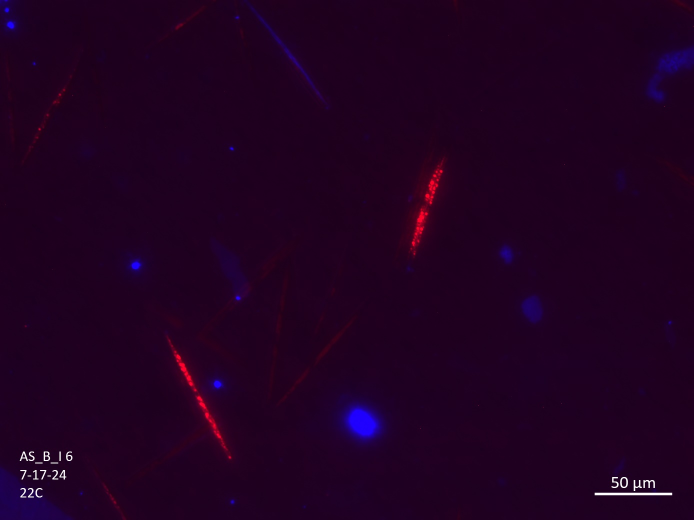
#> input picture data/test_images/AS_B_I_22_6-20240717.jpg, 1388 x 1040 px, found by its file name (shown at 1/2 size)
$ python test_gmm.py
#> lines starting #> are read from the running program, lines starting #| are printed output that depends on the picture; after the words box and inside, x2 and y2 are one past the last pixel; in counts of white or black regions, pixels touching at a corner belong together; long printed decimals are rounded
# Gaussian Mixed Modal Automated Image Analysis

'''

'''

# Import libraries
import cv2
import numpy as np
import matplotlib.pyplot as plt
import pandas as pd
from skimage.measure import label, regionprops
import random
import glob
import os
from sklearn.cluster import KMeans
from PIL import Image as im
from sklearn.mixture import GaussianMixture

# Set seed for K-means clustering reproducibility
random.seed(10)


#-----------------------------------------------------------------


# Define Functions

def remove_large_background(array,window_size,step_size,max_mean):
    '''
    Scans across an image and removes large pixel blobs i.e. blocks where almost all pixels are filled in.
    Parameters:
    array: input 2d array of pixels
    window_size: size of box used when calculating proportion of filled pixels.  Should be larger than desired cell width.
    step_size: movement distance between one window and the next
    max_mean: mean that pixels in a window must reach for them to be removed.
    '''
    clean_array=np.copy(array)
    for i in range(0,len(array)-window_size,step_size):
        for j in range(0,len(array[i])-window_size,step_size):
            subset=array[i:i+window_size,j:j+window_size]
            if subset.mean()>max_mean:
                clean_array[max(i-step_size,0):min(i+window_size+step_size,len(array)-1),max(j-window_size,0):min(j+window_size+step_size,len(array[i]))]=0 #replace pixels of region passing max_mean threshold with 0
    return clean_array

def make_custom_grayscale(red_channel,blue_channel):
    '''
    Convert red and blue channels to a single grayscale array by taking the max at each coordinate.
    Parameters:
    red_channel: 2d np array of red pixel values
    blue_channel: 2d np array of blue pixel values
    '''
    custom_gray=[]
    for i,row in enumerate(red_channel):
        custom_gray.append([])
        for j,col in enumerate(row):
            if red_channel[i,j]>blue_channel[i,j]:
                custom_gray[-1].append(red_channel[i,j]*255)
            else:
                custom_gray[-1].append(blue_channel[i,j]*255)
    custom_gray=np.array(custom_gray).astype(np.uint8)
    return custom_gray

# K-means approach as a function
def GMM_process_image(image_path):
    # 1. Read image and convert to RGB
    image = cv2.imread(image_path)
#> image is the input picture: shape (1040, 1388, 3); mean B, G, R 33.3, 0.6, 32.2
    image_rgb = cv2.cvtColor(image, cv2.COLOR_BGR2RGB)
        # Split into RGB channels for thresholding
    red_channel = image_rgb[:, :, 0]
    blue_channel = image_rgb[:, :, 2]
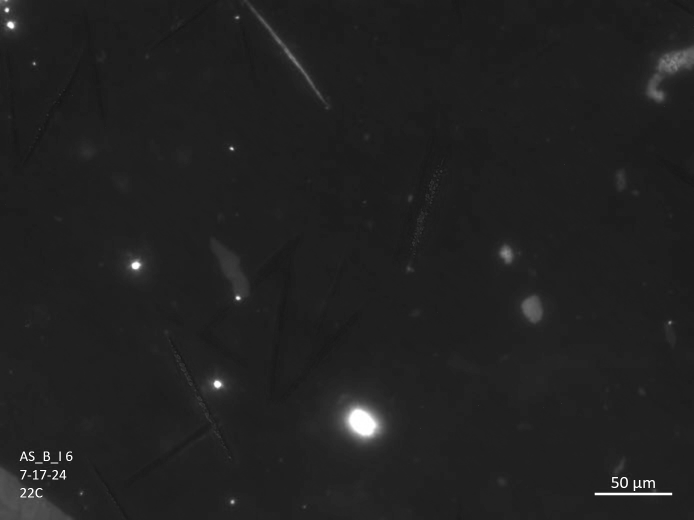
#> blue_channel: shape (1040, 1388) (shown at 1/2 size); min 16, max 255, mean 33.3

    # 2. Define thresholds for red and blue channels based on percentiles
    #     # try: r-92,b-95
    # red_threshold = np.percentile(red_channel, 85)
    # blue_threshold = np.percentile(blue_channel, 95)

    #     # Create binary masks for each color channel
    #         # CHANGED from red/blue_threshold
    # _, red_mask = cv2.threshold(red_channel, red_threshold, 255, cv2.THRESH_BINARY)
    # _, blue_mask = cv2.threshold(blue_channel, blue_threshold, 255, cv2.THRESH_BINARY)
    #     # Combine the red and blue masks
    # combined_mask = cv2.bitwise_or(red_mask, blue_mask)

    #---------------------NEW
    # Normalize red and blue channels
    red_normalized = red_channel / (np.max(red_channel) + 1e-6)
    blue_normalized = blue_channel / (np.max(blue_channel) + 1e-6)

    # Define combined mask based on adaptive thresholds
    red_threshold = np.percentile(red_normalized, 98)
#> red_threshold = 0.176
    blue_threshold = np.percentile(blue_normalized, 98)
#> blue_threshold = 0.243

    _, red_mask = cv2.threshold((red_normalized * 255).astype(np.uint8), red_threshold * 255, 255, cv2.THRESH_BINARY)
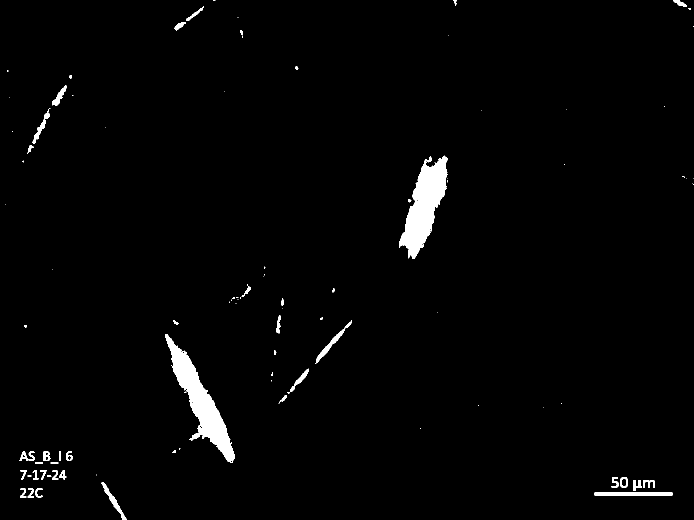
#> red_mask: shape (1040, 1388) (shown at 1/2 size); 1.9% white; 97 white regions (52 under 20 px), largest, box (x1, y1, x2, y2) and area: (330, 668, 470, 926) 9768, (798, 311, 895, 518) 9625, (1189, 985, 1345, 991) 936
    _, blue_mask = cv2.threshold((blue_normalized * 255).astype(np.uint8), blue_threshold * 255, 255, cv2.THRESH_BINARY)
#> blue_mask: shape (1040, 1388); 2% white; 63 white regions (27 under 20 px), largest, box (x1, y1, x2, y2) and area: (0, 936, 143, 1040) 7573, (672, 798, 774, 891) 6956, (1295, 93, 1388, 203) 3922

    # Combine the masks
    combined_mask = cv2.bitwise_or(red_mask, blue_mask)
#> combined_mask: shape (1040, 1388); 3.6% white; 116 white regions (57 under 20 px), largest, box (x1, y1, x2, y2) and area: (330, 668, 470, 926) 9768, (798, 311, 895, 518) 9625, (0, 936, 143, 1040) 7576
    #---------------------
        # Apply the mask to isolate high-intensity pixels in the image
    thresholded_image = cv2.bitwise_and(image_rgb, image_rgb, mask=combined_mask)
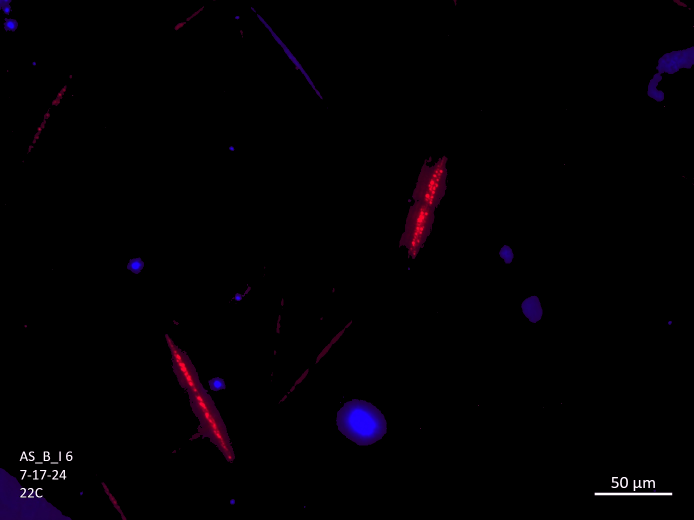
#> thresholded_image: shape (1040, 1388, 3) (shown at 1/2 size); mean R, G, B 2.3, 0.5, 2.8

    # 3. Perform K-means clustering
        # Flatten the masked pixels (ignore dark background)
    masked_pixels = thresholded_image[combined_mask > 0]
    pixels = masked_pixels.reshape((-1, 3)).astype(np.float32)
        # Define K-means criteria and number of clusters
    k = 4  # Number of clusters
    # criteria = (cv2.TERM_CRITERIA_EPS + cv2.TERM_CRITERIA_MAX_ITER, 100, 0.2)
    #     # Perform K-means clustering--cv2
    # # _, labels, centers = cv2.kmeans(pixels, k, None, criteria, 10, cv2.KMEANS_RANDOM_CENTERS)
    #     # preform K-means clustering--scikit
    # kmeans = KMeans(n_clusters=k, n_init=10, random_state=42).fit(pixels)
    #     # Convert centers to uint8 for display
    # centers = np.uint8(kmeans.cluster_centers_)
    #     # Reconstruct segmented data using labels
    # labels = kmeans.labels_
    # segmented_data = centers[labels.flatten()]

    #---------------------NEW
    # Perform GMM clustering
    gmm = GaussianMixture(n_components=k, random_state=42).fit(pixels)
    labels = gmm.predict(pixels)

    # Convert cluster centers to uint8 for reconstruction
    centers = np.uint8(gmm.means_)
#> centers = [[31, 0, 103], [248, 243, 249], [61, 0, 31], [158, 25, 59]]
    segmented_data = centers[labels]
    #---------------------

    # Create an empty array to store the full-sized segmented image
    segmented_image = np.zeros_like(image_rgb)
        # Fill in only the high-intensity pixels in the original mask
    segmented_image[combined_mask > 0] = segmented_data
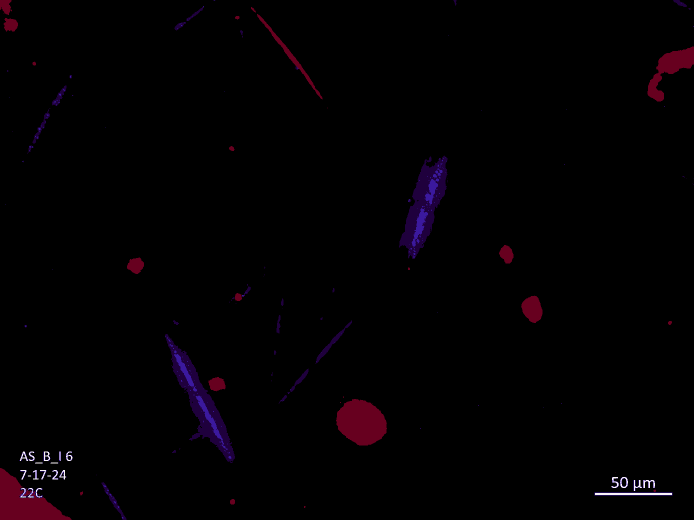
#> segmented_image: shape (1040, 1388, 3) (shown at 1/2 size); mean of channels 0, 1, 2 2.3, 0.5, 2.8; drawn as B, G, R


    # 4. Subset mask by keeping only the clusters corresponding to red and blue
        # Automate cluster characterization based on RBG values
            # instantiate cluster values
    bg_cluster = -1
    red_cluster = -1
    blue_cluster = -1
    lab_cluster = -1
        # instantiate list of color values outside loop
    max_g_val = -1
    max_r_val = -1
    max_b_val = -1
        # 4.1: Identify labels cluster
            # iterate over centers (RGB values)
    for idx, cntr in enumerate(centers):
        print(idx, cntr)
            # set green value
        g_val = cntr[1]
            # compare to max green value
        if g_val > max_g_val:
                # update max green value
            max_g_val = g_val
                # set max green value to background cluster
            lab_cluster = idx
#> this loop made 4 passes
#> (cntr, g_val, max_g_val, lab_cluster) on passes 1 to 2: ([31, 0, 103], 0, 0, 0), ([248, 243, 249], 243, 243, 1)
#> (cntr, g_val) on passes 3 to 4: ([61, 0, 31], 0), ([158, 25, 59], 25)
#| 0 [ 31   0 103]
#| 1 [248 243 249]
#| 2 [61  0 31]
#| 3 [158  25  59]
#> after the loop, lab_cluster = 1; max_g_val = 243
        # identify red cluster
    for idx, cntr in enumerate(centers):
            # exclude cluster previously identified as bg
        if idx != lab_cluster:
            # set red value
            r_val = cntr[0]
            # compare to max red value
            if r_val > max_r_val:
                max_r_val = r_val
                red_cluster = idx
#> this loop made 4 passes
#> (cntr, r_val, max_r_val) on passes 1, 3, 4: ([31, 0, 103], 31, 31), ([61, 0, 31], 61, 61), ([158, 25, 59], 158, 158)
#> after the loop, max_r_val = 158; red_cluster = 3
        # 4.3: Identify BLUE cluster
    for idx, cntr in enumerate(centers):
            # exclude clusters previously identified as bg & red
        if idx != lab_cluster and idx != red_cluster:
            # set red value
            b_val = cntr[2]
            # compare to max red value
            if b_val > max_b_val:
                max_b_val = b_val
                blue_cluster = idx
#> this loop made 4 passes
#> (cntr, b_val, max_b_val, blue_cluster) on pass 1: ([31, 0, 103], 103, 103, 0)
#> (cntr, b_val) on pass 3: ([61, 0, 31], 31)
#> after the loop, blue_cluster = 0; max_b_val = 103
        # 4.2: Identify bg cluster
    for idx, cntr in enumerate(centers):
            # exclude cluster previously identified as bg
        if idx != lab_cluster and idx != red_cluster and idx != blue_cluster:
            bg_cluster = idx
#> this loop made 4 passes
#> (cntr, bg_cluster) on pass 3: ([61, 0, 31], 2)
    print("Background cluster is", bg_cluster)
#| Background cluster is 2
    print("Labeled cluster is", lab_cluster)
#| Labeled cluster is 1
    print("Red cluster is", red_cluster)
#| Red cluster is 3
    print("Blue cluster is", blue_cluster)
#| Blue cluster is 0
        # Reshape labels to match combined_mask shape
    labels_reshaped = np.zeros(combined_mask.shape, dtype=int)
    labels_reshaped[combined_mask > 0] = labels.flatten()
#> labels_reshaped: shape (1040, 1388) int64; 4 distinct labels, from 0 to 3
        # Create a mask that includes only the red and blue clusters
    foreground_mask = np.isin(labels_reshaped, [red_cluster, blue_cluster])
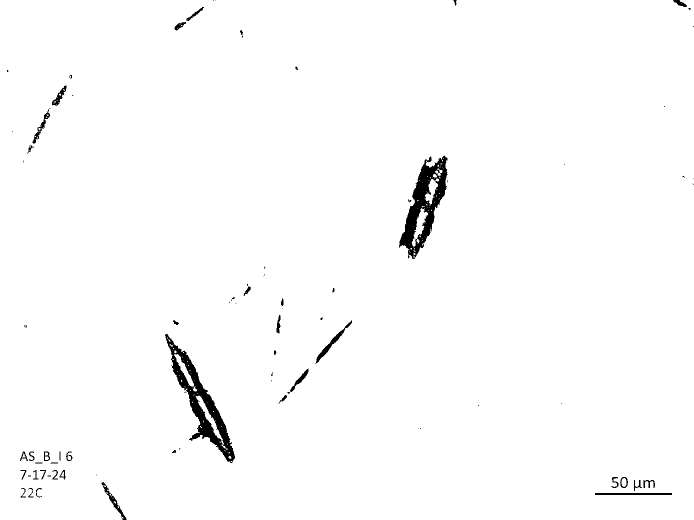
#> foreground_mask: shape (1040, 1388) bool (shown at 1/2 size); 98.5% white; 85 black regions (41 under 20 px), largest, box (x1, y1, x2, y2) and area: (330, 668, 470, 926) 7925, (798, 311, 895, 518) 7740, (631, 641, 704, 728) 761
    bg_mask = np.isin(labels_reshaped, [bg_cluster, lab_cluster])
        # Initialize the foreground image with black background
    foreground_final = np.zeros_like(image_rgb)
    bground_final = np.zeros_like(image_rgb)
        # Apply the mask to keep only the red and blue clusters
    foreground_final[foreground_mask] = image_rgb[foreground_mask]
    bground_final[bg_mask] = image_rgb[bg_mask]

    # 5. Perform Canny edge detection on the final foreground
        # foreground_final or custom_gray
    edges = cv2.Canny(foreground_final, 100, 200, apertureSize=3, L2gradient=False)
#> edges: shape (1040, 1388); 0.56% white in thin lines or dots

    # 6. Find contours and filter by area
    contours, _ = cv2.findContours(edges, cv2.RETR_EXTERNAL, cv2.CHAIN_APPROX_SIMPLE)
#> contours = 316 contours, 269 with area under 20; largest, box (x1, y1, x2, y2) and area: (1188, 984, 1346, 992) 1097, (391, 791, 451, 898) 920, (348, 708, 388, 773) 664, (850, 358, 876, 409) 596, (373, 13, 408, 43) 202

        # Set minimum & maximum cell area threshold
    min_area = 500
    max_area = 20000

    # Set aspect ratio thresholds (adjust based on cell shapes in your images)
    min_aspect_ratio = 2.0  # Minimum ratio for pencil-shaped cells
    max_aspect_ratio = 40.0  # Maximum ratio for pencil-shaped cells

    cell_contours = []
    # [11 lines of commented-out code are left out]
    for cnt in contours:
        area = cv2.contourArea(cnt)
        if min_area < area < max_area:
            # Get rotated bounding box
            rect = cv2.minAreaRect(cnt)
            box = cv2.boxPoints(rect)
            box = np.int0(box)
            # Calculate width and height of the rotated rectangle
            width = rect[1][0]
            height = rect[1][1]
            # Ensure width is the smaller dimension
            short_side, long_side = sorted([width, height])
            # Calculate aspect ratio
            aspect_ratio = long_side / short_side
            print(aspect_ratio, long_side, short_side, area)
            # Filter by aspect ratio
            if min_aspect_ratio <= aspect_ratio <= max_aspect_ratio:
                cell_contours.append(cnt)
#> this loop made 316 passes
#> (area, rect, box, width, height, short_side, long_side, aspect_ratio) on passes 20, 138, 164, 239: (1097, ((1266.5, 987.5), (7, 157), -90), [[1345, 991], [1188, 991], [1188, 984], [1345, 984]], 7, 157, 7, 157, 22.43), (920.5, ((421.8, 843.8), (15.04, 119.5), -29.29), [[444, 899], [385, 795], [399, 788], [457, 892]], 15.04, 119.5, 15.04, 119.5, 7.94), (664.5, ((368.1, 739.7), (12.97, 74.68), -26.57), [[379, 776], [345, 709], [357, 703], [390, 770]], 12.97, 74.68, 12.97, 74.68, 5.76), (595.5, ((861.7, 382.7), (49.48, 18.64), -70.56), [[862, 409], [844, 402], [861, 356], [878, 362]], 49.48, 18.64, 18.64, 49.48, 2.65)
#> area on passes 5, 12, 17, 58: 30, 29, 36.5, 45
#| 22.429 157.0 7.0 1097.0
#| 7.943 119.462 15.039 920.5
#| 5.759 74.685 12.969 664.5
#| 2.655 49.479 18.638 595.5
#> after the loop, cell_contours = 4 contours; box (x1, y1, x2, y2) and area: (1188, 984, 1346, 992) 1097, (391, 791, 451, 898) 920, (348, 708, 388, 773) 664, (850, 358, 876, 409) 596
    #---------------------

        # Initialize metrics for counting and blue:red ratio
    total_cells = len(cell_contours)
#> total_cells = 4
    cell_ratios = []
        # Create a copy of the original image for cell-labeling
    labeled_image = foreground_final.copy()
        # Count all filtered edges (cells) & calculate blue:red ratio
    print(f"Total cells detected: {total_cells}")
#| Total cells detected: 4

    # 7. Calculate blue:red ratios within each cell
    for i, contour in enumerate(cell_contours):
        # Create a mask for each cell
        cell_mask = np.zeros(foreground_mask.shape, dtype=np.uint8)
        cv2.drawContours(cell_mask, [contour], -1, 255, -1)  # Fill contour to create mask
        # Extract pixels in red and blue channels for this cell
        red_values = red_channel[cell_mask == 255]
        blue_values = blue_channel[cell_mask == 255]
        # Calculate blue:red ratio for this cell
        red_sum = np.sum(red_values)
        blue_sum = np.sum(blue_values)
        blue_red_ratio = blue_sum / red_sum if red_sum > 0 else 0  # Avoid division by zero
        proportion_infected = blue_sum / (blue_sum + red_sum) if (blue_sum + red_sum) > 0 else 0
        cell_ratios.append({
            'Cell Number': i + 1,
            'Red Intensity Sum': red_sum,
            'Blue Intensity Sum': blue_sum,
            'Blue:Red Ratio': blue_red_ratio,
            'Proportion Infected': proportion_infected
        })
            # Label the detected cell on the image
        M = cv2.moments(contour)  # Get moments of the contour to calculate centroid
        if M["m00"] != 0:
            cX = int(M["m10"] / M["m00"])  # Centroid X
            cY = int(M["m01"] / M["m00"])  # Centroid Y
            cv2.putText(
                labeled_image,
                str(i + 1),  # Label with cell number
                (cX, cY),  # Position at centroid
                cv2.FONT_HERSHEY_SIMPLEX,
                3,  # Font size
                (255, 255, 255),  # White text
                2  # Thickness
            )
#> this loop made 4 passes
#> (red_sum, blue_sum, blue_red_ratio, proportion_infected, cX, cY) on passes 1 to 4: (211673, 213273, 1.01, 0.502, 1266, 987), (179651, 44358, 0.247, 0.198, 418, 835), (143122, 30931, 0.216, 0.178, 368, 739), (124078, 24947, 0.201, 0.167, 862, 381)
#> cell_mask: shape (1040, 1388); 0.05% white; 1 white region, box (x1, y1, x2, y2) and area: (850, 358, 876, 409) 661
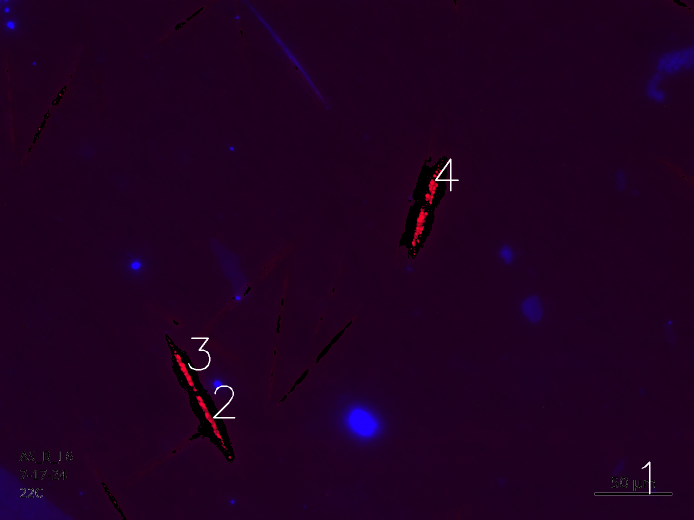
#> labeled_image: shape (1040, 1388, 3) (shown at 1/2 size); mean R, G, B 31.2, 0.5, 32.8
#> after the loop, cell_ratios = 4 items

    # add edges to labeled image
    cv2.drawContours(labeled_image, cell_contours, -1, (0, 255, 0), 2)  # Green contours with thickness 2
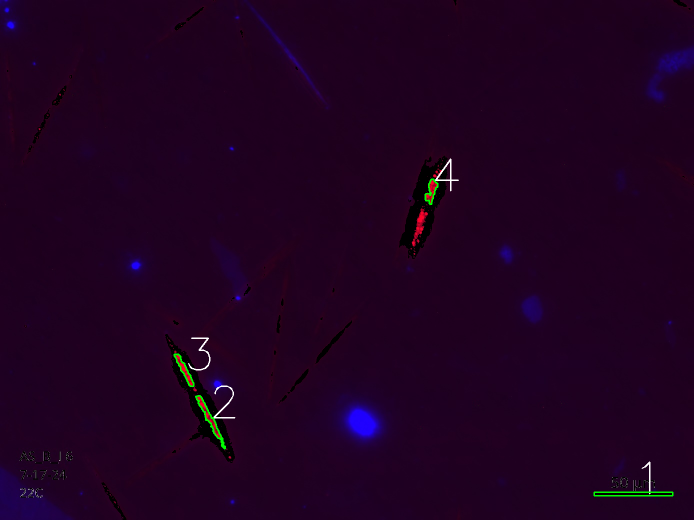
#> labeled_image: shape (1040, 1388, 3) (shown at 1/2 size); 0.2% of pixels changed, all inside (x1, y1, x2, y2) = (347, 357, 1347, 993)

    # 8. Convert ratios to DataFrame for easy viewing
    cell_ratios_df = pd.DataFrame(cell_ratios)
#> cell_ratios_df = table of 4 rows and 5 columns
        # Calculate & report image overall blue:red ratio
    total_red = np.sum(red_channel[foreground_mask])
#> total_red = 44667428
    total_blue = np.sum(blue_channel[foreground_mask])
#> total_blue = 46959747
    overall_blue_red_ratio = total_blue / total_red if total_red > 0 else 0
#> overall_blue_red_ratio = 1.05
        # Display results
    print("\nIndividual Cell Blue:Red Ratios")
    # print(cell_ratios_df)
    print(f"\nTotal Cells: {total_cells}")
#| Total Cells: 4
    print(f"Overall Blue:Red Ratio in Image: {overall_blue_red_ratio:.2f}")
#| Overall Blue:Red Ratio in Image: 1.05
    # Convert labeled_image (numpy array) to a Pillow image
    labeled_image_pil = im.fromarray(labeled_image)

        # Display the final cell edges
    plt.figure(figsize=(12, 6))
    plt.subplot(1, 4, 1)
    plt.imshow(image_rgb)
    plt.title('Original RGB')
    plt.subplot(1, 4, 2)
    plt.imshow(bground_final, cmap='gray') #edges, bground_final
    plt.title('BG mask') # Canny Edge Detection
    plt.subplot(1, 4, 3)
    plt.imshow(labeled_image)
    plt.title('Foreground with Detected Cells')
    plt.subplot(1, 4, 4)
    plt.imshow(labeled_image_pil)
    plt.title('Returned Image')
    plt.show()
    # print(type(cell_ratios_df))
    # print(type(labeled_image))
    return cell_ratios_df, labeled_image_pil


#-----------------------------------------------------------------


# Call Functions

# Process all images in a folder
image_folder = "../../images/raw/"
image_paths = glob.glob(os.path.join(image_folder, "*.jpg"))
csv_folder = "../../figures/GMM_classification/data/"
jpg_folder = "../../figures/GMM_classification/classified/"

for image_path in image_paths:
    print("")
    print(f"Processing {os.path.basename(image_path)}")
    df, image_output = GMM_process_image(image_path)
    # Generate basename
    base_filename = os.path.splitext(os.path.basename(image_path))[0]
    # Generate .csv output filename based on the input image name
    csv_output_path = os.path.join(csv_folder, f"{base_filename}.csv")
    image_output_path = os.path.join(jpg_folder, f"{base_filename}_labeled.jpg")

    # Save the dataframe to a CSV file
    df.to_csv(csv_output_path, index=False)
    # Save the image to a JPG file
    print(f"Saved results to {csv_output_path}")
    # Save the labeled image to a JPG file
    # cv2.imwrite(image_output_path, cv2.cvtColor(image_output, cv2.COLOR_RGB2BGR))  # Convert back to BGR for saving--OLD
    image_output.save(image_output_path)  # Convert back to BGR for saving--NEW
    print(f"Saved labeled image to {image_output_path}")


#???

# img_path = "../../images/raw/AS_A_I_15_4-20240720.jpg"
img_path = "../../images/raw/AS_B_I_22_6-20240717.jpg"
# img_path = "../../images/raw/AS_C_I_15_2-20240726.jpg"
GMM_process_image(img_path)

# # Convert labeled_image (numpy array) to a Pillow image and save as JPEG
# labeled_image_pil = im.fromarray(labeled_image)
# labeled_image_pil.save("labeled_output.jpg")
